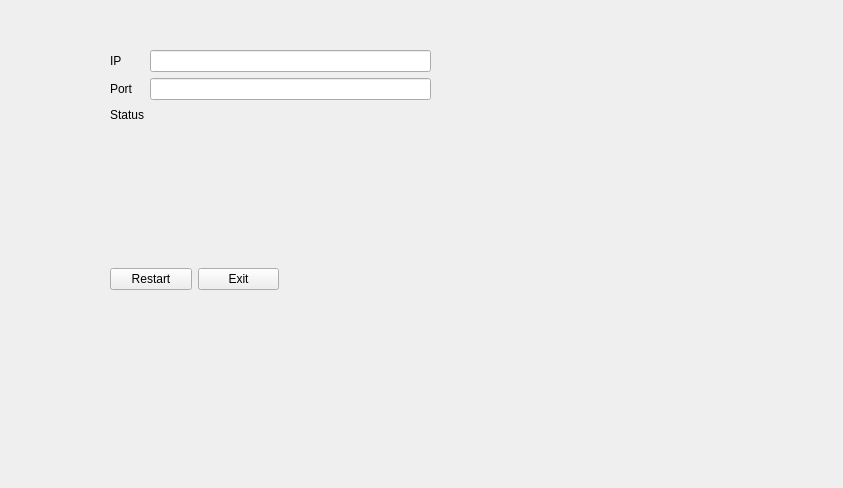
<?xml version="1.0" encoding="UTF-8"?>
<ui version="4.0">
 <class>ServerWindow</class>
 <widget class="QMainWindow" name="ServerWindow">
  <property name="geometry">
   <rect>
    <x>0</x>
    <y>0</y>
    <width>843</width>
    <height>488</height>
   </rect>
  </property>
  <property name="windowTitle">
   <string>MainWindow</string>
  </property>
  <widget class="QWidget" name="centralwidget">
   <widget class="QWidget" name="verticalLayoutWidget">
    <property name="geometry">
     <rect>
      <x>580</x>
      <y>280</y>
      <width>160</width>
      <height>80</height>
     </rect>
    </property>
    <layout class="QVBoxLayout" name="verticalLayout"/>
   </widget>
   <widget class="QWidget" name="verticalLayoutWidget_2">
    <property name="geometry">
     <rect>
      <x>110</x>
      <y>30</y>
      <width>411</width>
      <height>371</height>
     </rect>
    </property>
    <layout class="QVBoxLayout" name="verticalLayout_2">
     <item>
      <widget class="QWidget" name="widget_2" native="true">
       <widget class="QWidget" name="formLayoutWidget">
        <property name="geometry">
         <rect>
          <x>0</x>
          <y>20</y>
          <width>321</width>
          <height>161</height>
         </rect>
        </property>
        <layout class="QFormLayout" name="formLayout">
         <item row="0" column="0">
          <widget class="QLabel" name="ipLabel">
           <property name="font">
            <font>
             <pointsize>9</pointsize>
            </font>
           </property>
           <property name="text">
            <string>IP</string>
           </property>
          </widget>
         </item>
         <item row="0" column="1">
          <widget class="QLineEdit" name="ipBox">
           <property name="font">
            <font>
             <pointsize>9</pointsize>
            </font>
           </property>
           <property name="readOnly">
            <bool>true</bool>
           </property>
          </widget>
         </item>
         <item row="1" column="0">
          <widget class="QLabel" name="portLabel">
           <property name="font">
            <font>
             <pointsize>9</pointsize>
            </font>
           </property>
           <property name="text">
            <string>Port</string>
           </property>
          </widget>
         </item>
         <item row="1" column="1">
          <widget class="QLineEdit" name="portBox">
           <property name="font">
            <font>
             <pointsize>9</pointsize>
            </font>
           </property>
          </widget>
         </item>
         <item row="2" column="0">
          <widget class="QLabel" name="statusLabel">
           <property name="font">
            <font>
             <pointsize>9</pointsize>
            </font>
           </property>
           <property name="text">
            <string>Status</string>
           </property>
          </widget>
         </item>
         <item row="2" column="1">
          <widget class="QLabel" name="statusBox">
           <property name="font">
            <font>
             <pointsize>12</pointsize>
            </font>
           </property>
           <property name="text">
            <string/>
           </property>
          </widget>
         </item>
        </layout>
       </widget>
      </widget>
     </item>
     <item>
      <widget class="QWidget" name="widget" native="true">
       <widget class="QWidget" name="horizontalLayoutWidget">
        <property name="geometry">
         <rect>
          <x>0</x>
          <y>20</y>
          <width>169</width>
          <height>80</height>
         </rect>
        </property>
        <layout class="QHBoxLayout" name="horizontalLayout">
         <item>
          <widget class="QPushButton" name="restartButton">
           <property name="font">
            <font>
             <pointsize>9</pointsize>
            </font>
           </property>
           <property name="text">
            <string>Restart</string>
           </property>
          </widget>
         </item>
         <item>
          <widget class="QPushButton" name="exitButton">
           <property name="font">
            <font>
             <pointsize>9</pointsize>
            </font>
           </property>
           <property name="text">
            <string>Exit</string>
           </property>
          </widget>
         </item>
        </layout>
       </widget>
      </widget>
     </item>
    </layout>
   </widget>
  </widget>
 </widget>
 <resources/>
 <connections/>
</ui>
